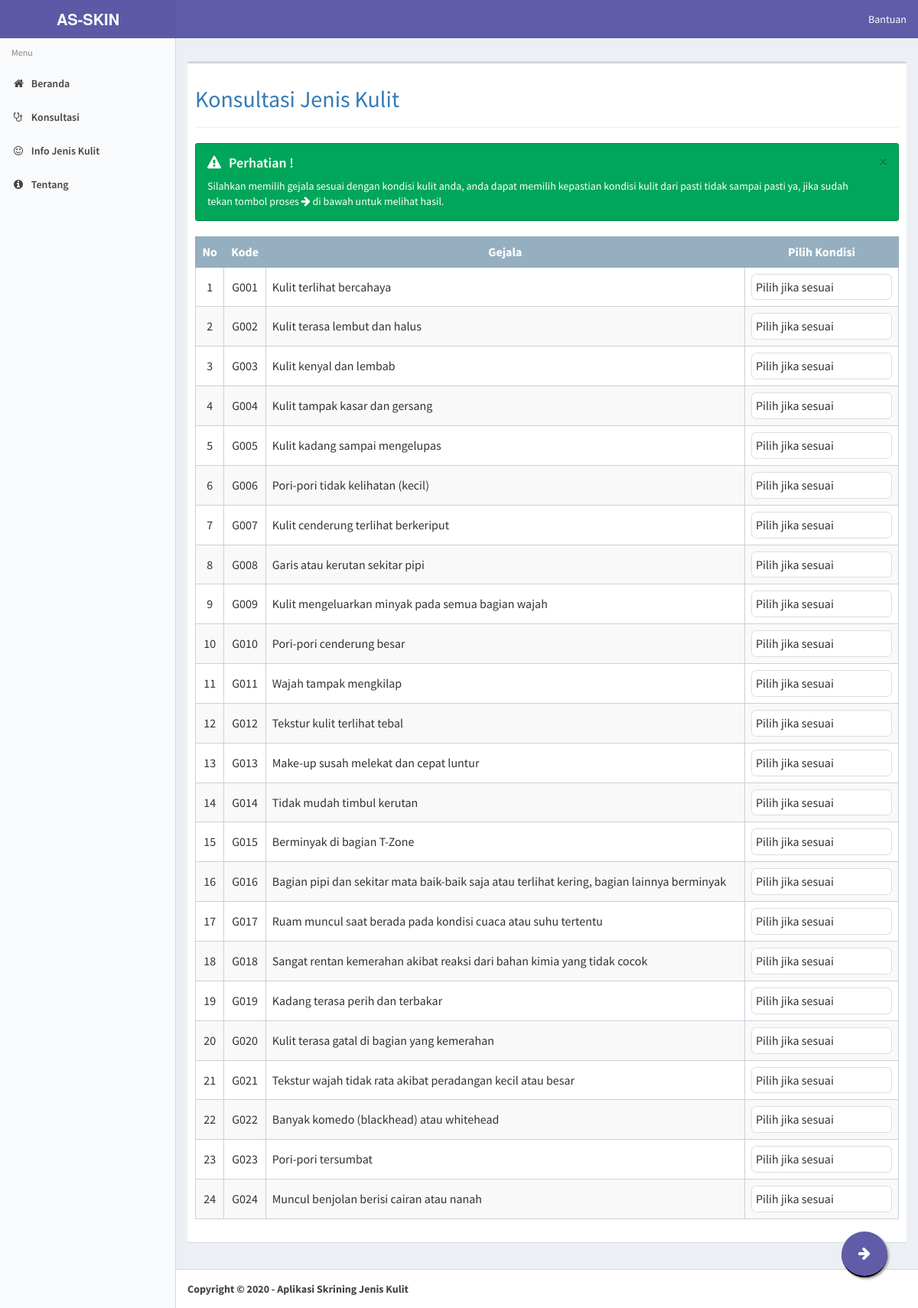
/mulaidiagnosa, run on the app's committed database.
### tables this page shows
CREATE TABLE `tb_gejala` (
  `kd_gejala` int(11) NOT NULL,
  `nama_gejala` varchar(500) NOT NULL
);

### modul/diagnosa/diagnosa.php (the view, shortened to what this page needs)
<?php
switch ($_GET['act']) {
  default:
    if ($_POST['submit']) {
      $arcolor = array('#ffffff', '#cc66ff', '#019AFF', '#00CBFD', '#00FEFE', '#A4F804', '#FFFC00', '#FDCD01', '#FD9A01', '#FB6700');
      date_default_timezone_set("Asia/Jakarta");
      $inptanggal = date('Y-m-d H:i:s');
      $arbobot = array('0', '1', '0.8', '0.6', '0.4', '-0.2', '-0.4', '-0.6', '-0.8', '-1');
      $argejala = array();
      for ($i = 0; $i < count($_POST['kondisi']); $i++) {
        $arkondisi = explode("_", $_POST['kondisi'][$i]);
        if (strlen($_POST['kondisi'][$i]) > 1) {
          $argejala += array($arkondisi[0] => $arkondisi[1]);
        }
      }
      $sqlkondisi = mysql_query("SELECT * FROM tb_kondisi order by kd_kondisi+0");
      while ($rkondisi = mysql_fetch_array($sqlkondisi)) {
        $arkondisitext[$rkondisi['kd_kondisi']] = $rkondisi['nama_kondisi'];
      }
      $sqlpkt = mysql_query("SELECT * FROM tb_jeniskulit order by kd_jeniskulit+0");
      while ($rpkt = mysql_fetch_array($sqlpkt)) {
        $arpkt[$rpkt['kd_jeniskulit']] = $rpkt['jenis_kulit'];
        $ardpkt[$rpkt['kd_jeniskulit']] = $rpkt['deskripsi'];
        $arspkt[$rpkt['kd_jeniskulit']] = $rpkt['solusi'];
        $argpkt[$rpkt['kd_jeniskulit']] = $rpkt['gambar'];
      }
      $sqljeniskulit = mysql_query("SELECT * FROM tb_jeniskulit order by kd_jeniskulit");
      $arjeniskulit = array();
      while ($rjeniskulit = mysql_fetch_array($sqljeniskulit)) {
        $cftotal_temp = 0;
        $cf = 0;
        $sqlgejala = mysql_query("SELECT * FROM tb_basispengetahuan where kd_jeniskulit=$rjeniskulit[kd_jeniskulit]");
        $cflama = 0;
        while ($rgejala = mysql_fetch_array($sqlgejala)) {
          $arkondisi = explode("_", $_POST['kondisi'][0]);
          $gejala = $arkondisi[0];
          for ($i = 0; $i < count($_POST['kondisi']); $i++) {
            $arkondisi = explode("_", $_POST['kondisi'][$i]);
            $gejala = $arkondisi[0];
            if ($rgejala['kd_gejala'] == $gejala) {
              $cf = ($rgejala['nilai_mb'] - $rgejala['nilai_md']) * $arbobot[$arkondisi[1]];
              if (($cf >= 0) && ($cf * $cflama >= 0)) {
                $cflama = $cflama + ($cf * (1 - $cflama));
              }
              if ($cf * $cflama < 0) {
                $cflama = ($cflama + $cf) / (1 - Math . Min(Math . abs($cflama), Math . abs($cf)));
              }
              if (($cf < 0) && ($cf * $cflama >= 0)) {
                $cflama = $cflama + ($cf * (1 + $cflama));
              }
            }
          }
        }
        if ($cflama > 0) {
          $arjeniskulit += array($rjeniskulit[kd_jeniskulit] => number_format($cflama, 4));
        }
      }
      arsort($arjeniskulit);
      $inpgejala = serialize($argejala);
      $inpjeniskulit = serialize($arjeniskulit);
      $np1 = 0;
      foreach ($arjeniskulit as $key1 => $value1) {
        $np1++;
        $idpkt1[$np1] = $key1;
        $vlpkt1[$np1] = $value1;
      }
      $iduser_ok = $_SESSION['pkuser'];
      $sqlambilNamaUser = mysql_query("SELECT * FROM `tb_user` where id_user = $iduser_ok");
      $row=mysql_fetch_array($sqlambilNamaUser);
      mysql_query("INSERT INTO tb_diagnosa(
                  tanggal,
                  nama_gejala,
                  jenis_kulit,
                  hasil_id,
                  hasil_nilai,
                  user_id
				  )
	        VALUES(
                '$inptanggal',
                '$inpgejala',
                '$inpjeniskulit',
                '$idpkt1[1]',
                '$vlpkt1[1]',
                $iduser_ok
				)");
      echo "<div class='content'>
	    <h2 class='text text-primary'>Hasil Konsultasi  &nbsp;</h2>
      <h4 class='text text-primary'>Nama : ".$row['nama']."</h4>
      <h4 class='text text-primary'>Usia : ".$row['usia']." tahun </h4>
      <h4 class='text text-primary'>Jenis Kelamin : ".$row['jenis_kelamin']."</h4>
	          <hr><table class='table table-bordered table-striped diagnosa'>
          <th width=8%>No</th>
          <th width=10%>Kode</th>
          <th>Gejala yang timbul</th>
          <th width=20%>Pilihan</th>
          </tr>";
      $ig = 0;
      foreach ($argejala as $key => $value) {
        $kondisi = $value;
        $ig++;
        $gejala = $key;
        $sql4 = mysql_query("SELECT * FROM tb_gejala where kd_gejala = '$key'");
        $r4 = mysql_fetch_array($sql4);
        echo '<tr><td>' . $ig . '</td>';
        echo '<td>G' . str_pad($r4[kd_gejala], 3, '0', STR_PAD_LEFT) . '</td>';
        echo '<td><span class="hasil text text-primary">' . $r4[nama_gejala] . "</span></td>";
        echo '<td><span class="kondisipilih" style="color:' . $arcolor[$kondisi] . '">' . $arkondisitext[$kondisi] . "</span></td></tr>";
      }
      $np = 0;
      foreach ($arjeniskulit as $key => $value) {
        $np++;
        $idpkt[$np] = $key;
        $nmpkt[$np] = $arpkt[$key];
        $vlpkt[$np] = $value;
      }
      if ($argpkt[$idpkt[1]]) {
        $gambar = 'gambar/penyakit/' . $argpkt[$idpkt[1]];
      } else {
        $gambar = 'gambar/noimage.png';
      }
      echo "</table><div class='well well-small'><img class='card-img-top img-bordered-sm' style='float:right; margin-left:15px;' src='" . $gambar . "' height=200><h3>Hasil Konsultasi</h3>";
      echo "<div class='callout callout-default'>Jenis kulit anda termasuk <b><h3 class='text text-success'>" . $nmpkt[1] . "</b> / " . round($vlpkt[1], 2) . " % (" . $vlpkt[1] . ")<br></h3>";
      echo "</div></div><div class='box box-info box-solid'><div class='box-header with-border'><h3 class='box-title'>Deskripsi</h3></div><div class='box-body'><h4>";
      echo $ardpkt[$idpkt[1]];
      echo "</h4></div></div>
          <div class='box box-warning box-solid'><div class='box-header with-border'><h3 class='box-title'>Solusi</h3></div><div class='box-body'><h4>";
      echo $arspkt[$idpkt[1]];
      echo "</h4></div></div>
          <div class='box box-danger box-solid'><div class='box-header with-border'><h3 class='box-title'>Kemungkinan lain:</h3></div><div class='box-body'><h4>";
      for ($ipl = 2; $ipl < count($idpkt); $ipl++) {
        echo " <h4><i class='fa fa-caret-square-o-right'></i> " . $nmpkt[$ipl] . "</b> / " . round($vlpkt[$ipl], 2) . " % (" . $vlpkt[$ipl] . ")<br></h4>";
      }
      echo "</div></div>
		  </div>";
    } else {
      echo "
          <h2 class='text text-primary'>Konsultasi Jenis Kulit</h2>  <hr>
          <div class='alert alert-success alert-dismissible'>
                        <button type='button' class='close' data-dismiss='alert' aria-hidden='true'>×</button>
                        <h4><i class='icon fa fa-exclamation-triangle'></i>Perhatian !</h4>
                        Silahkan memilih gejala sesuai dengan kondisi kulit anda, anda dapat memilih kepastian kondisi kulit dari pasti tidak sampai pasti ya, jika sudah tekan tombol proses    <i class=' fa fa-arrow-right'></i>    di bawah untuk melihat hasil.
                      </div>
            <form name=text_form method=POST action='mulaidiagnosa' >
                  <table class='table table-bordered table-striped konsultasi'><tbody class='pilihkondisi'>
                  <tr><th>No</th><th>Kode</th><th>Gejala</th><th width='20%'>Pilih Kondisi</th></tr>";
      $sql3 = mysql_query("SELECT * FROM tb_gejala order by kd_gejala");
      $i = 0;
      while ($r3 = mysql_fetch_array($sql3)) {
        $i++;
        echo "<tr><td class=opsi>$i</td>";
        echo "<td class=opsi>G" . str_pad($r3[kd_gejala], 3, '0', STR_PAD_LEFT) . "</td>";
        echo "<td class=gejala>$r3[nama_gejala]</td>";
        echo '<td class="opsi"><select name="kondisi[]" id="sl' . $i . '" class="opsikondisi"/><option data-id="0" value="0">Pilih jika sesuai</option>';
          ?>
          <?php
        echo '</select></td>';
        ?>
        <?php
        echo "</tr>";
      }
      echo "
		  <input class='float' type=submit data-toggle='tooltip' data-placement='top' title='Klik disini untuk melihat hasil diagnosa' name=submit value='&#xf061;' style='font-family:Arial, FontAwesome'>
          </tbody></table></form>";
    }
    break;
}
?>

### css/main.css (style rules this page uses)
.float { background: #605ca8; color: white; border-top: 0; border-left: 0; border-right: 0; text-decoration: none; font-family: sans-serif; font-size: 14pt; position:fixed; width:60px; height:60px; bottom:40px; right:40px; background-color:#605ca8; color:#FFF; border-radius:50px; text-align:center; box-shadow: 2px 2px 3px #999; margin-top:32px; }

### css/style.css (style rules this page uses)
select { -webkit-appearance: none; -moz-appearance: none; -webkit-appearance: none; -moz-appearance: none; appearance: none; padding: 5px; border-radius: 0.4em; border: 1px solid #ddd; }
select option { margin: 40px; background: #31708f; color: #000; border: 1px solid #ddd; }
select option[data-id="0"] { color: #ffffff; }
tbody.pilihkondisi td.opsi { text-align:center; vertical-align:middle; }
tbody.pilihkondisi td, tbody.pilihkondisi td.gejala, tbody.pilihkondisi th { vertical-align:middle; }
tbody.pilihkondisi th { text-align:center; vertical-align:middle; background: #ecf0f1; }
table.konsultasi th { background-color: #95afc0; color: #fff; }
table.konsultasi { border: 1px solid #95afc0; }
table.table-bordered.konsultasi th { border: 1px solid #95afc0; }
table.table-bordered.konsultasi td { border: 1px solid #c9d1d9; }

### data on the page
tb_gejala: kd_gejala "001", nama_gejala "Kulit terlihat bercahaya"
tb_gejala: kd_gejala "002", nama_gejala "Kulit terasa lembut dan halus"
tb_gejala: kd_gejala "003", nama_gejala "Kulit kenyal dan lembab"
tb_gejala: kd_gejala "004", nama_gejala "Kulit tampak kasar dan gersang"
tb_gejala: kd_gejala "005", nama_gejala "Kulit kadang sampai mengelupas"
tb_gejala: kd_gejala "006", nama_gejala "Pori-pori tidak kelihatan (kecil)"
tb_gejala: kd_gejala "007", nama_gejala "Kulit cenderung terlihat berkeriput"
tb_gejala: kd_gejala "008", nama_gejala "Garis atau kerutan sekitar pipi"
tb_gejala: kd_gejala "009", nama_gejala "Kulit mengeluarkan minyak pada semua bagian wajah"
tb_gejala: kd_gejala "010", nama_gejala "Pori-pori cenderung besar"
tb_gejala: kd_gejala "011", nama_gejala "Wajah tampak mengkilap"
tb_gejala: kd_gejala "012", nama_gejala "Tekstur kulit terlihat tebal"
tb_gejala: kd_gejala "013", nama_gejala "Make-up susah melekat dan cepat luntur"
tb_gejala: kd_gejala "014", nama_gejala "Tidak mudah timbul kerutan"
tb_gejala: kd_gejala "015", nama_gejala "Berminyak di bagian T-Zone"
tb_gejala: kd_gejala "016", nama_gejala "Bagian pipi dan sekitar mata baik-baik saja atau terlihat kering, bagian lainnya berminyak"
tb_gejala: kd_gejala "017", nama_gejala "Ruam muncul saat berada pada kondisi cuaca atau suhu tertentu"
tb_gejala: kd_gejala "018", nama_gejala "Sangat rentan kemerahan akibat reaksi dari bahan kimia yang tidak cocok"
tb_gejala: kd_gejala "019", nama_gejala "Kadang terasa perih dan terbakar"
tb_gejala: kd_gejala "020", nama_gejala "Kulit terasa gatal di bagian yang kemerahan"
tb_gejala: kd_gejala "021", nama_gejala "Tekstur wajah tidak rata akibat peradangan kecil atau besar"
tb_gejala: kd_gejala "022", nama_gejala "Banyak komedo (blackhead) atau whitehead"
tb_gejala: kd_gejala "023", nama_gejala "Pori-pori tersumbat"
tb_gejala: kd_gejala "024", nama_gejala "Muncul benjolan berisi cairan atau nanah"
